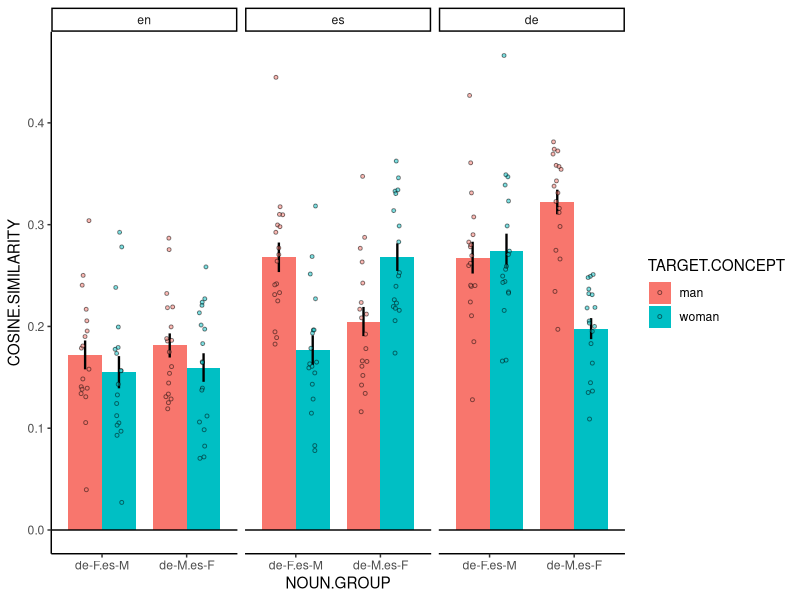
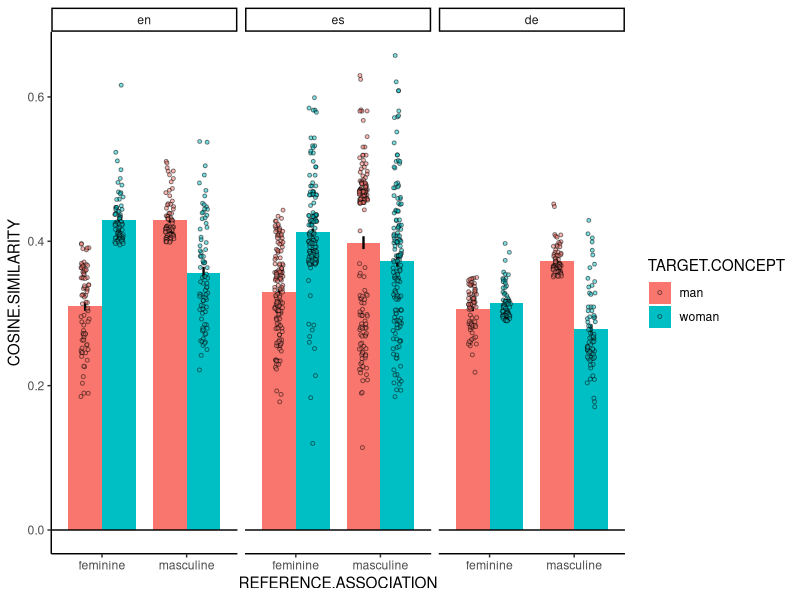
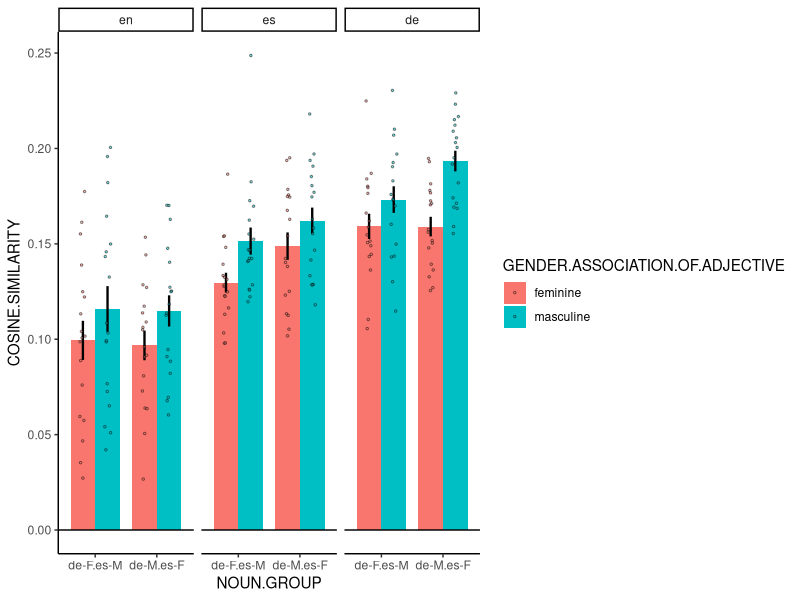

The R source for these figures, in order:
## ---- chunk 1
rm(list = ls())

library(tidyverse)
library(ggplot2)
library(data.table)
library(lme4)
library(lmerTest)
## ---- chunk 2
dat.en = read.csv('../data/embeddings/control/en_embeddings_control.csv')
dat.es = read.csv('../data/embeddings/control/es_embeddings_control.csv')
dat.de = read.csv('../data/embeddings/control/de_embeddings_control.csv')
dat = rbind(dat.en, dat.es, dat.de)
dat = dat %>% 
  mutate(TARGET.CONCEPT=ifelse(TARGET.WORD %in% c("woman", "Frau", "mujer"), "woman", "man"))
dat.nouns = dat %>% 
  filter(REFERENCE.GROUP=='nouns') %>% 
  filter(TARGET.GROUP=='genders') 
dat.adjectives = dat %>% filter(REFERENCE.GROUP=='adjectives') %>% filter(TARGET.GROUP=='genders')
## ---- chunk 3
noun_info = read.csv('../materials/matchings/reference/matchings_nouns.csv')
noun_info = noun_info %>% rename(REFERENCE.CONCEPT=translation, NOUN.GROUP=Group) %>%
  pivot_longer(!c(REFERENCE.CONCEPT, NOUN.GROUP), names_to = "LANGUAGE", values_to = "REFERENCE.WORD") %>%
  mutate(NOUN.GROUP=ifelse(NOUN.GROUP=="Spanish Masculine", "de-F.es-M", "de-M.es-F"))
## ---- chunk 4
dat.nouns = noun_info %>% merge(dat.nouns)
## ---- chunk 5
dat.nouns$REFERENCE.CONCEPT = as.factor(dat.nouns$REFERENCE.CONCEPT)   # random effect, reference level doesn't matter
dat.nouns$TARGET.CONCEPT = as.factor(dat.nouns$TARGET.CONCEPT)
contrasts(dat.nouns$TARGET.CONCEPT) = contr.sum(2)    # sum coding, mean between man and woman is the reference level
colnames(attr(dat.nouns$TARGET.CONCEPT, "contrasts")) = c("man-woman")
dat.nouns$LANGUAGE = factor(dat.nouns$LANGUAGE, levels=c("en", "es", "de"))   # dummy coding, en is the reference level
dat.nouns$NOUN.GROUP = as.factor(dat.nouns$NOUN.GROUP)
contrasts(dat.nouns$NOUN.GROUP) = contr.sum(2)    # sum coding, mean between man and woman is the reference level
colnames(attr(dat.nouns$NOUN.GROUP, "contrasts")) = c("groupdiff")
## ---- chunk 6
m = lmer(COSINE.SIMILARITY~LANGUAGE*TARGET.CONCEPT*NOUN.GROUP+(1+LANGUAGE|REFERENCE.CONCEPT), data=dat.nouns, REML=FALSE)
summary(m)
## ---- chunk 7
ggplot(data=dat.nouns, mapping=aes(x=NOUN.GROUP, y=COSINE.SIMILARITY, fill=TARGET.CONCEPT))+
  facet_wrap(~LANGUAGE)+
  stat_summary(geom='col', fun='mean',
               width=0.8, position='dodge')+
  stat_summary(geom='errorbar', fun.data='mean_se',
               color = 'black', size = 0.8, width=0, position=position_dodge(width=0.8))+
  geom_point(position=position_jitterdodge(jitter.width=0.2, jitter.height=0,
                                           dodge.width = 0.8), 
             size=1, alpha=0.5, shape=21, stroke=.5)+
  geom_hline(yintercept=0)+
  theme_classic()
## ---- chunk 8
dat.adjectives$REFERENCE.WORD = as.factor(dat.adjectives$REFERENCE.WORD)   # random effect, reference level doesn't matter
dat.adjectives$TARGET.CONCEPT = as.factor(dat.adjectives$TARGET.CONCEPT)
contrasts(dat.adjectives$TARGET.CONCEPT) = contr.sum(2)    # sum coding, mean between man and woman is the reference level
colnames(attr(dat.adjectives$TARGET.CONCEPT, "contrasts")) = c("man-woman")
dat.adjectives$LANGUAGE = factor(dat.adjectives$LANGUAGE, levels=c("en", "es", "de"))   # dummy coding, en is the reference level
dat.adjectives$REFERENCE.ASSOCIATION = as.factor(dat.adjectives$REFERENCE.ASSOCIATION)
contrasts(dat.adjectives$REFERENCE.ASSOCIATION) = contr.sum(2)    # sum coding, mean between man and woman is the reference level
colnames(attr(dat.adjectives$REFERENCE.ASSOCIATION, "contrasts")) = c("man-woman")
## ---- chunk 9
m = lmer(COSINE.SIMILARITY~LANGUAGE*TARGET.CONCEPT*REFERENCE.ASSOCIATION+(1|REFERENCE.WORD), data=dat.adjectives, REML=FALSE)
summary(m)
## ---- chunk 10
ggplot(data=dat.adjectives, mapping=aes(x=REFERENCE.ASSOCIATION, y=COSINE.SIMILARITY, fill=TARGET.CONCEPT))+
  facet_wrap(~LANGUAGE)+
  stat_summary(geom='col', fun='mean',
               width=0.8, position='dodge')+
  stat_summary(geom='errorbar', fun.data='mean_se',
               color = 'black', size = 0.8, width=0, position=position_dodge(width=0.8))+
  geom_point(position=position_jitterdodge(jitter.width=0.2, jitter.height=0,
                                           dodge.width = 0.8), 
             size=1, alpha=0.5, shape=21, stroke=.5)+
  geom_hline(yintercept=0)+
  theme_classic()
## ---- chunk 11
dat.crit.en = read.csv('../data/embeddings/experimental/en_embeddings_experimental.csv')
dat.crit.es = read.csv('../data/embeddings/experimental/es_embeddings_experimental.csv')
dat.crit.de = read.csv('../data/embeddings/experimental/de_embeddings_experimental.csv')
dat.crit = rbind(dat.crit.en, dat.crit.es, dat.crit.de)

# add noun group info
dat.crit = noun_info %>% merge(dat.crit, by.x=c('LANGUAGE', 'REFERENCE.WORD'), by.y=c('LANGUAGE', 'NOUN'))
## ---- chunk 12
dat.crit$REFERENCE.CONCEPT = as.factor(dat.crit$REFERENCE.CONCEPT)   # random effect, reference level doesn't matter
dat.crit$ADJECTIVE = as.factor(dat.crit$ADJECTIVE)   # random effect, reference level doesn't matter
dat.crit$GENDER.ASSOCIATION.OF.ADJECTIVE = as.factor(dat.crit$GENDER.ASSOCIATION.OF.ADJECTIVE)
contrasts(dat.crit$GENDER.ASSOCIATION.OF.ADJECTIVE) = contr.sum(2)    # sum coding, mean between man and woman is the reference level
colnames(attr(dat.crit$GENDER.ASSOCIATION.OF.ADJECTIVE, "contrasts")) = c("masc-fem")
dat.crit$LANGUAGE = factor(dat.crit$LANGUAGE, levels=c("en", "es", "de"))   # dummy coding, en is the reference level
dat.crit$NOUN.GROUP = as.factor(dat.crit$NOUN.GROUP)
contrasts(dat.crit$NOUN.GROUP) = contr.sum(2)    # sum coding, mean between man and woman is the reference level
colnames(attr(dat.crit$NOUN.GROUP, "contrasts")) = c("groupdiff")
## ---- chunk 13
m = lmer(COSINE.SIMILARITY~LANGUAGE*NOUN.GROUP*GENDER.ASSOCIATION.OF.ADJECTIVE+(1+LANGUAGE|REFERENCE.CONCEPT)+(1|ADJECTIVE), data=dat.crit, REML=FALSE)
summary(m)
## ---- chunk 14

dat.crit.by_adjective = dat.crit %>%
  group_by(ADJECTIVE,LANGUAGE,NOUN.GROUP,GENDER.ASSOCIATION.OF.ADJECTIVE) %>% summarize(COSINE.SIMILARITY=mean(COSINE.SIMILARITY))
dat.crit.by_noun = dat.crit %>%
  group_by(REFERENCE.WORD,LANGUAGE,NOUN.GROUP,GENDER.ASSOCIATION.OF.ADJECTIVE) %>% summarize(COSINE.SIMILARITY=mean(COSINE.SIMILARITY))

ggplot(data=dat.crit.by_noun, mapping=aes(x=NOUN.GROUP, y=COSINE.SIMILARITY, fill=GENDER.ASSOCIATION.OF.ADJECTIVE))+
  facet_wrap(~LANGUAGE)+
  stat_summary(geom='col', fun='mean',
               width=0.8, position='dodge')+
  stat_summary(geom='errorbar', fun.data='mean_se',
               color = 'black', size = 0.8, width=0, position=position_dodge(width=0.8))+
  geom_point(position=position_jitterdodge(jitter.width=0.2, jitter.height=0,
                                           dodge.width = 0.8), 
             size=.5, alpha=0.5, shape=21, stroke=.5)+
  geom_hline(yintercept=0)+
  theme_classic()
